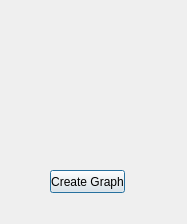
<?xml version="1.0" encoding="UTF-8"?>
<ui version="4.0">
 <class>NewGraphDialog</class>
 <widget class="QDialog" name="NewGraphDialog">
  <property name="geometry">
   <rect>
    <x>0</x>
    <y>0</y>
    <width>187</width>
    <height>224</height>
   </rect>
  </property>
  <property name="windowTitle">
   <string>Dialog</string>
  </property>
  <widget class="QPushButton" name="pushButton">
   <property name="geometry">
    <rect>
     <x>50</x>
     <y>170</y>
     <width>75</width>
     <height>23</height>
    </rect>
   </property>
   <property name="text">
    <string>Create Graph</string>
   </property>
  </widget>
 </widget>
 <resources/>
 <connections/>
</ui>
